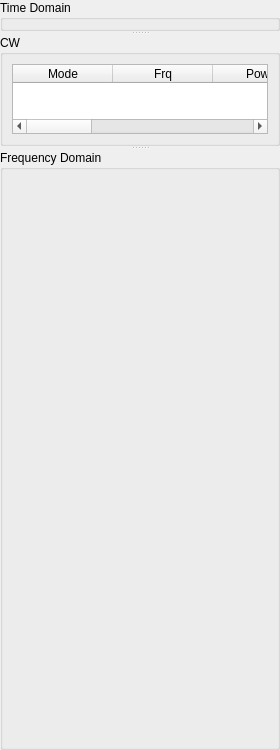
        <widget class="QSplitter" name="splitter">
         <property name="orientation">
          <enum>Qt::Vertical</enum>
         </property>
         <widget class="QGroupBox" name="groupBox_25">
          <property name="title">
           <string>Time Domain</string>
          </property>
          <layout class="QGridLayout" name="gridLayout_36">
           <property name="topMargin">
            <number>4</number>
           </property>
           <property name="bottomMargin">
            <number>0</number>
           </property>
           <property name="spacing">
            <number>0</number>
           </property>
           <item row="0" column="0">
            <widget class="QWidget" name="wigTimeDomain" native="true">
             <property name="sizePolicy">
              <sizepolicy hsizetype="Expanding" vsizetype="Expanding">
               <horstretch>0</horstretch>
               <verstretch>0</verstretch>
              </sizepolicy>
             </property>
             <property name="maximumSize">
              <size>
               <width>16777215</width>
               <height>16777215</height>
              </size>
             </property>
            </widget>
           </item>
          </layout>
         </widget>
         <widget class="QGroupBox" name="groupBox_22">
          <property name="title">
           <string>CW</string>
          </property>
          <layout class="QGridLayout" name="gridLayout_32">
           <item row="0" column="0">
            <widget class="QTableWidget" name="tblCW">
             <property name="minimumSize">
              <size>
               <width>0</width>
               <height>0</height>
              </size>
             </property>
             <property name="sizeIncrement">
              <size>
               <width>0</width>
               <height>250</height>
              </size>
             </property>
             <column>
              <property name="text">
               <string>Mode</string>
              </property>
             </column>
             <column>
              <property name="text">
               <string>Frq</string>
              </property>
             </column>
             <column>
              <property name="text">
               <string>Power</string>
              </property>
             </column>
             <column>
              <property name="text">
               <string/>
              </property>
             </column>
             <column>
              <property name="text">
               <string>Mode</string>
              </property>
             </column>
             <column>
              <property name="text">
               <string>Frq</string>
              </property>
             </column>
             <column>
              <property name="text">
               <string>power</string>
              </property>
             </column>
            </widget>
           </item>
          </layout>
         </widget>
         <widget class="QGroupBox" name="groupBox_21">
          <property name="minimumSize">
           <size>
            <width>0</width>
            <height>600</height>
           </size>
          </property>
          <property name="title">
           <string>Frequency Domain</string>
          </property>
          <layout class="QGridLayout" name="gridLayout_38">
           <property name="topMargin">
            <number>4</number>
           </property>
           <property name="bottomMargin">
            <number>0</number>
           </property>
           <property name="spacing">
            <number>0</number>
           </property>
           <item row="0" column="0">
            <widget class="QWidget" name="wigFrqDomain" native="true">
             <property name="sizePolicy">
              <sizepolicy hsizetype="Expanding" vsizetype="Expanding">
               <horstretch>0</horstretch>
               <verstretch>0</verstretch>
              </sizepolicy>
             </property>
            </widget>
           </item>
          </layout>
         </widget>
        </widget>
